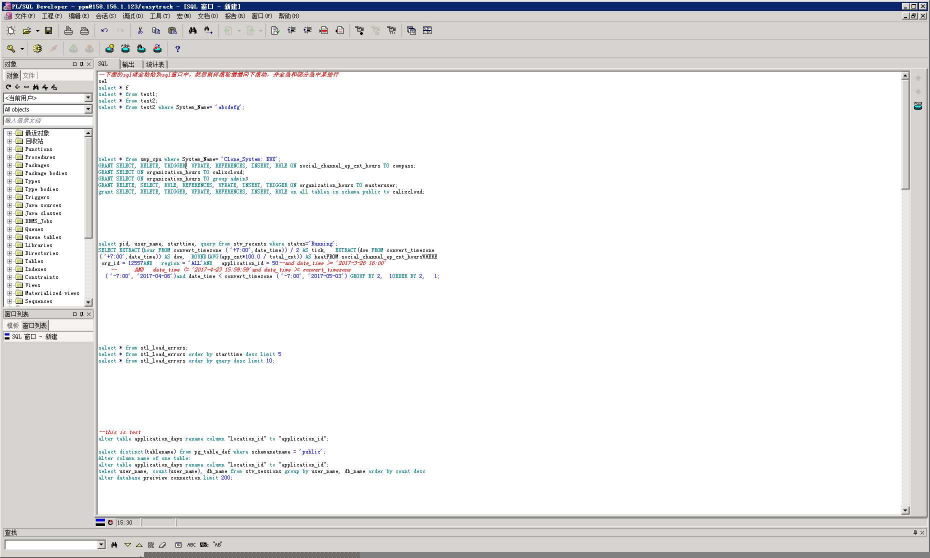
#> input picture utils/2.jpg, 1860 x 1116 px, found by its file name (shown at 1/2 size)
$ python Pic_matrix_find.py   (older library calls are emulated)
#> lines starting #> are read from the running program, lines starting #| are printed output that depends on the picture; after the words box and inside, x2 and y2 are one past the last pixel; in counts of white or black regions, pixels touching at a corner belong together
import cv2
import numpy as np


def find_sql_area(file_name):
#> called with file_name = 'E://ocr//db//2.jpg'
    img = cv2.imread(file_name)
#> img is the input picture: shape (1116, 1860, 3); mean B, G, R 234.7, 234.5, 234.6
    gray = cv2.cvtColor(img, cv2.COLOR_BGR2GRAY)
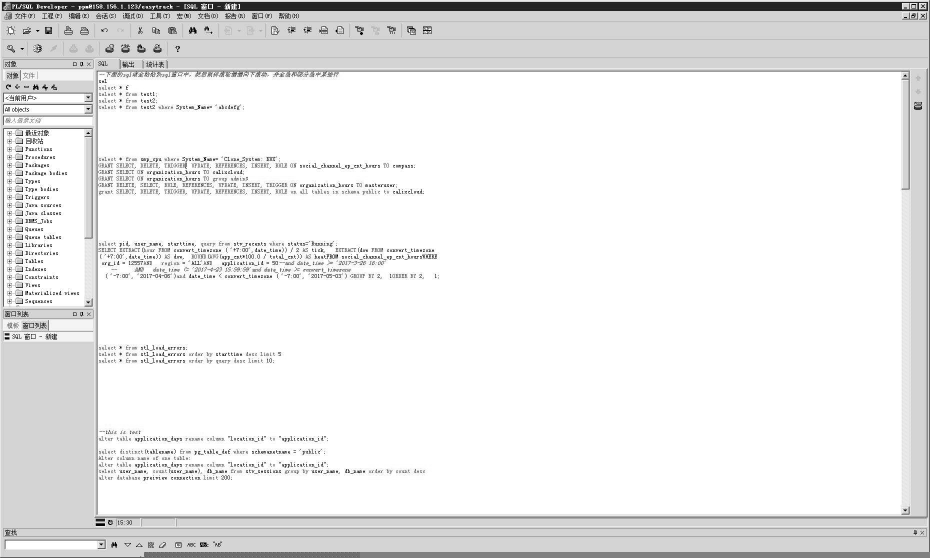
#> gray: shape (1116, 1860) (shown at 1/2 size); min 0, max 255, mean 234.6
    # cv2.imshow("grey", gray)
    ret, binary = cv2.threshold(gray, 250, 255, cv2.THRESH_BINARY)
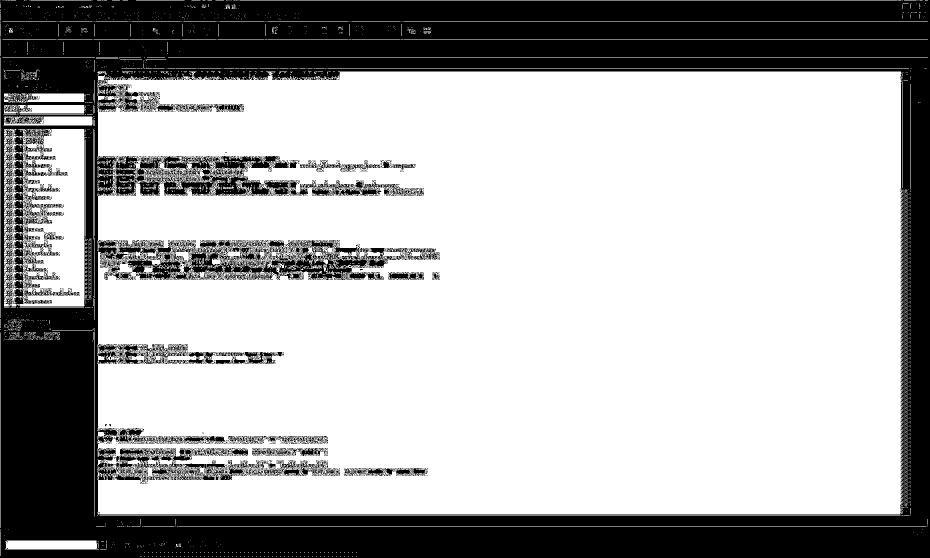
#> binary: shape (1116, 1860) (shown at 1/2 size); 68% white; 1804 black regions (1767 under 20 px)
    cv2.imshow("binary", binary)
    r_pic, contours, hierarchy = cv2.findContours(binary, cv2.RETR_TREE, cv2.CHAIN_APPROX_SIMPLE)
#> contours = 16652 contours, 15864 with area under 20; largest, box (x1, y1, x2, y2) and area: (195, 143, 1808, 1029) 1411100, (8, 258, 176, 613) 55849, (541, 505, 736, 561) 5466, (327, 352, 497, 393) 4006, (11, 1081, 195, 1098) 2890
    keep_list = []
    for contour in contours:
        diff = contour.max(0) - contour.min(0)
        rec_width = diff[0][0]
        rec_height = diff[0][1]
        rec_area = rec_width * rec_height
        if rec_width > rec_height and rec_area > 10000:
            keep_list.append([contour.min(0)[0][1], contour])
#> this loop made 16652 passes
#> (contour, rec_width, rec_height, rec_area) on passes 1 to 3: ([[713, 1112], [712, 1113]], 1, 1, 1), ([[705, 1112], [704, 1113]], 1, 1, 1), ([[697, 1112], [696, 1113]], 1, 1, 1)
#> after the loop, keep_list = 2 items
    if len(keep_list) == 0:
        print("No suit area")
        return
    # # 取出最上方的矩阵
    keep_list.sort()
    keep_contours = keep_list[0][1]
#> keep_contours = contour of 2824 points, box (x1, y1, x2, y2) (195, 143, 1808, 1029), area 1411100
    kmax = keep_contours.max(0)
#> kmax = [[1807, 1028]]
    kmin = keep_contours.min(0)
#> kmin = [[195, 143]]
    pic_area = [[[kmin[0][0], kmin[0][1]]], [[kmax[0][0], kmin[0][1]]], [[kmin[0][0], kmax[0][1]]],
                [[kmax[0][0], kmax[0][1]]]]
#> pic_area = [[[195, 143]], [[1807, 143]], [[195, 1028]], [[1807, 1028]]]
    pic_nparea = np.array(pic_area)
#> pic_nparea = [[195, 143], [1807, 143], [195, 1028], [1807, 1028]]
    cv2.drawContours(img, pic_nparea, -1, (0, 0, 255), 3)
#> img: shape (1116, 1860, 3); under 0.01% of pixels changed, all inside (x1, y1, x2, y2) = (193, 141, 1810, 1031)
    # cv2.drawContours(img, keep_contours, -1, (0, 0, 255), 1)
    # cv2.drawContours(img, keep_area, -1, (0, 0, 255), 1)
    # cv2.imshow("r_pic", r_pic)
    cv2.imshow("img", img)


if __name__ == '__main__':
    find_sql_area('E://ocr//db//2.jpg')
    cv2.waitKey(0)

$ run again, with utils/316.jpg copied over utils/2.jpg
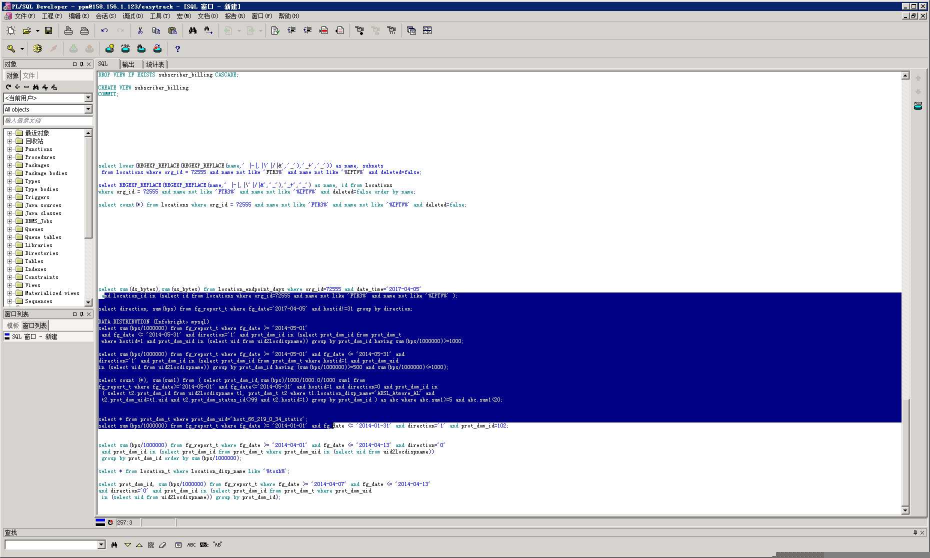
#> input picture utils/316.jpg, 1860 x 1116 px, found by its file name (shown at 1/2 size)
#> in find_sql_area, img is the input picture: shape (1116, 1860, 3); mean B, G, R 211.2, 185.9, 186.1
#> in find_sql_area, `gray = cv2.cvtColor(img, cv2.COLOR_BGR2GRAY)`:
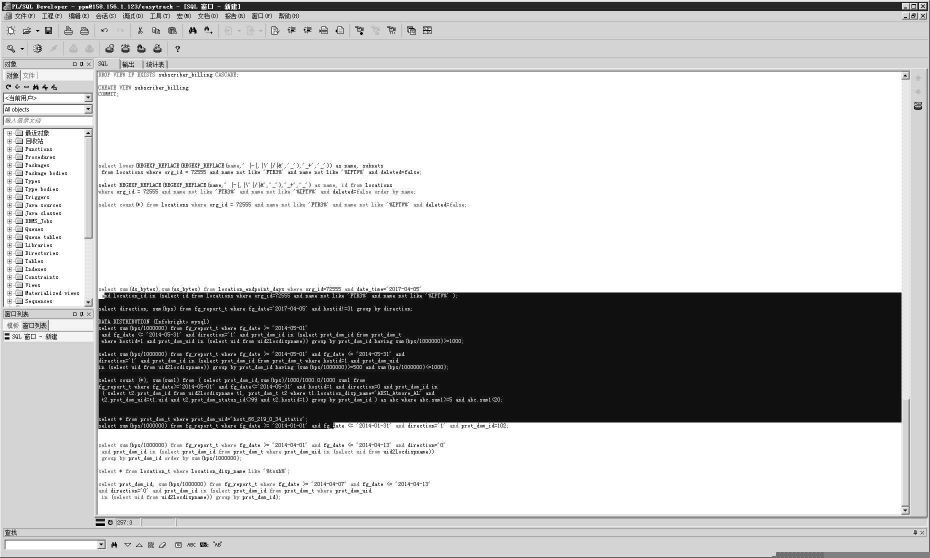
#> gray: shape (1116, 1860) (shown at 1/2 size); min 0, max 255, mean 188.9
#> in find_sql_area, `ret, binary = cv2.threshold(gray, 250, 255, cv2.THRESH_BINARY)`:
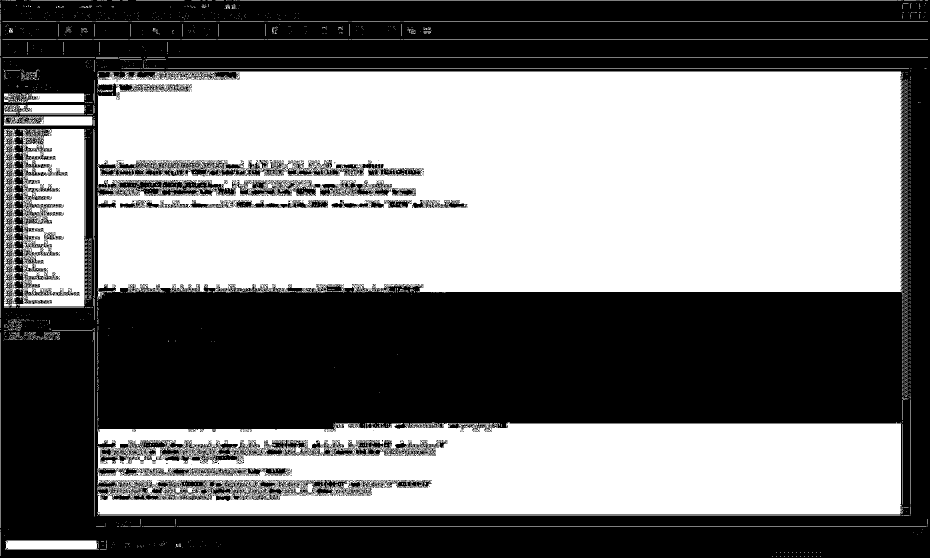
#> binary: shape (1116, 1860) (shown at 1/2 size); 48.4% white; 2333 white regions (2231 under 20 px)
#> contours = 15210 contours, 14552 with area under 20; largest, box (x1, y1, x2, y2) and area: (195, 143, 1807, 598) 701670, (195, 845, 1803, 1029) 282960, (8, 258, 176, 613) 55849, (214, 359, 471, 392) 4050, (11, 1081, 195, 1098) 2890
#> the loop in find_sql_area, `for contour in contours:` made 15210 passes
#> (rec_width, rec_height, rec_area) on pass 197: (1607, 183, 294081)
#> after the loop in find_sql_area, `for contour in contours:`: keep_list = 2 items
#> keep_contours = contour of 2326 points, box (x1, y1, x2, y2) (195, 143, 1807, 598), area 701670
#> kmax = [[1806, 597]]
#> kmin = [[195, 143]]
#> pic_area = [[[195, 143]], [[1806, 143]], [[195, 597]], [[1806, 597]]]
#> pic_nparea = [[195, 143], [1806, 143], [195, 597], [1806, 597]]
#> img: shape (1116, 1860, 3); under 0.01% of pixels changed, all inside (x1, y1, x2, y2) = (193, 141, 1809, 600)
